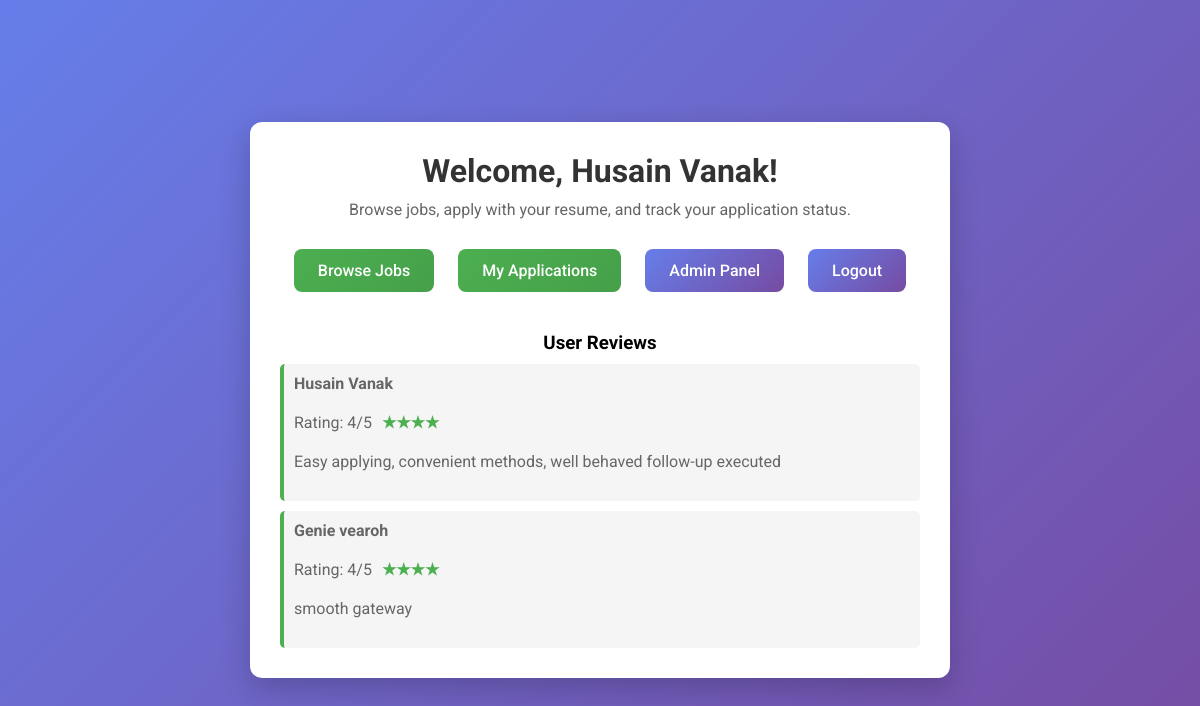
The page /dashboard (signed in) on the database its author committed.
### models.py (models this page shows, shortened)
class User(UserMixin, db.Model):
    id = db.Column(db.Integer, primary_key=True)
    name = db.Column(db.String(100), nullable=False)
    email = db.Column(db.String(120), unique=True, nullable=False)
    password = db.Column(db.String(200), nullable=False)
    role = db.Column(db.String(20), default="candidate")
    created_at = db.Column(db.DateTime, default=datetime.utcnow)
    analyses = db.relationship('ResumeAnalysis', backref='user', lazy=True)
    jobs = db.relationship('Job', backref='recruiter', lazy=True)
    applications = db.relationship('Application', backref='candidate', lazy=True)

class Feedback(db.Model):
    id = db.Column(db.Integer, primary_key=True)
    user_id = db.Column(db.Integer, db.ForeignKey('user.id'))
    rating = db.Column(db.Integer)
    comment = db.Column(db.Text)
    user = db.relationship('User', backref='feedbacks')

### app.py (the view)
@app.route('/dashboard')
@login_required
@require_roles('candidate')
def dashboard():
    analyses = ResumeAnalysis.query.filter_by(user_id=current_user.id).order_by(ResumeAnalysis.created_at.desc()).all()
    feedbacks = Feedback.query.all()
    return render_template('dashboard.html', analyses=analyses, feedbacks=feedbacks)

### app.py (called while the page is built)
def require_roles(*roles):
    def decorator(func):
        @wraps(func)
        def wrapper(*args, **kwargs):
            if not current_user.is_authenticated:
                return login_manager.unauthorized()
            if current_user.role not in roles and not is_admin_user():
                flash('You do not have permission to access this page.', 'error')
                return redirect(url_for('index'))
            return func(*args, **kwargs)
        return wrapper
    return decorator

@login_manager.user_loader
def load_user(user_id):
    return User.query.get(int(user_id))

### templates/dashboard.html (shortened to what this page needs)
<!DOCTYPE html>
<html lang="en">
<head>
    <link rel="stylesheet" href="{{ url_for('static', filename='style.css') }}">
</head>
<body>
    <div class="container">
        <h1>Welcome, {{ current_user.name }}!</h1>
        <p>Browse jobs, apply with your resume, and track your application status.</p>
        <a href="{{ url_for('jobs') }}" class="btn">Browse Jobs</a>
        <a href="{{ url_for('my_applications') }}" class="btn">My Applications</a>
{% if current_user.role == 'admin' or current_user.email == '2005hussainvanak@gmail.com' %}
    <a href="{{ url_for('admin') }}" class="btn btn-secondary">Admin Panel</a>
{% endif %}
        <a href="{{ url_for('logout') }}" class="btn btn-secondary">Logout</a>
        <h3 style="margin-top: 30px;">User Reviews</h3>
        {% if feedbacks %}
            {% for fb in feedbacks %}
                <div class="review-box">
                    <p><strong>{{ fb.user.name if fb.user else ('User ' ~ fb.user_id) }}</strong></p>
                    <p>
                        Rating: {{ fb.rating }}/5
                        {% if fb.rating %}
                            <span class="stars">
                                {% for _ in range(fb.rating|int) %}&#9733;{% endfor %}
                            </span>
                        {% endif %}
                    </p>
                    {% if fb.comment %}
                        <p>{{ fb.comment }}</p>
                    {% endif %}
                </div>
            {% endfor %}
        {% else %}
            <p>No reviews yet.</p>
        {% endif %}
    </div>
</body>
</html>

### static/style.css (style rules this page uses)
* { margin: 0; padding: 0; box-sizing: border-box; }
body { font-family: 'Roboto', sans-serif; background: linear-gradient(135deg, #667eea 0%, #764ba2 100%); margin: 0; padding: 20px; min-height: 100vh; display: flex; align-items: center; justify-content: center; }
.container { max-width: 700px; width: 100%; background: white; padding: 30px; border-radius: 12px; box-shadow: 0 10px 30px rgba(0,0,0,0.2); text-align: center; }
h1 { color: #333; margin-bottom: 10px; font-size: 2em; }
p { color: #666; margin-bottom: 20px; }
.btn { display: inline-block; background: linear-gradient(135deg, #4CAF50, #45a049); color: white; padding: 12px 24px; border: none; border-radius: 8px; font-size: 16px; font-weight: 500; cursor: pointer; transition: transform 0.2s, box-shadow 0.2s; text-decoration: none; margin: 10px; }
.btn-secondary { background: linear-gradient(135deg, #667eea, #764ba2); }
.review-box { margin-top: 10px; padding: 10px; background: #f5f5f5; border-left: 4px solid #4CAF50; border-radius: 5px; text-align: left; }
.stars { margin-left: 6px; color: #4CAF50; font-weight: 600; }

### rows shown on the page
User: name "Husain Vanak"
Feedback: user "Husain Vanak", rating "4", comment "Easy applying, convenient methods, well behaved follow-up executed"
Feedback: user "Genie vearoh", rating "4", comment "smooth gateway"
